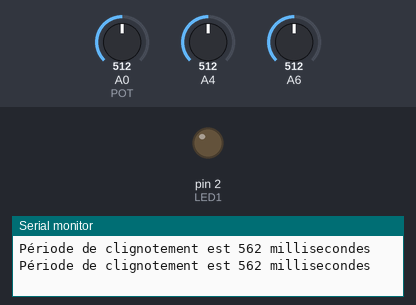
Recording of a sketch running on a simulated Arduino Uno, built with avr-gcc and run on an emulated ATmega328P. On the bench: output pins drawn as LEDs (lit = HIGH), the last lines printed to the serial monitor. Dashed ring = blinking. The test bench sets the inputs (shaded band); at power-on: A4 = 512, A0 (POT) = 512, A6 = 512.

Above: at 1.3 s.
1.4 s: A4 set to 122
At 1.6 s:
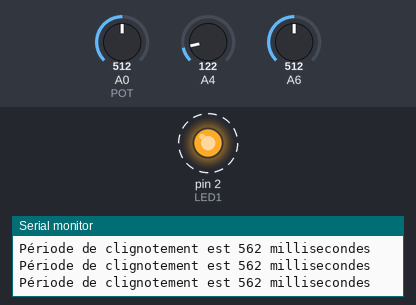
4.5 s: A0 (POT) set to 716
6.1 s: A0 (POT) set to 0
At 7.06 s:
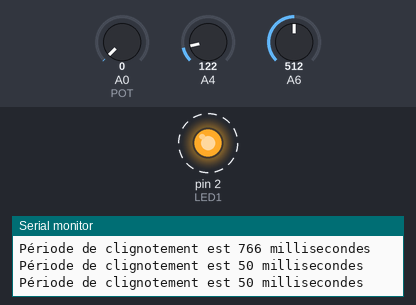
9.2 s: A4 set to 0
At 10.0 s:
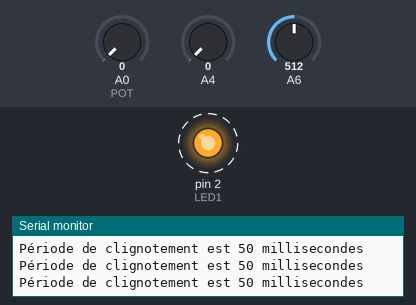
12.3 s: A0 (POT) set to 122
At 12.7 s:
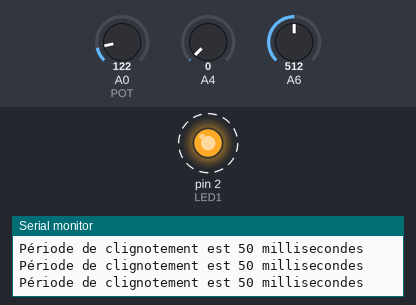
Timing chart, 0 to 16.4 s (numbered marks = the images above; inputs shaded):
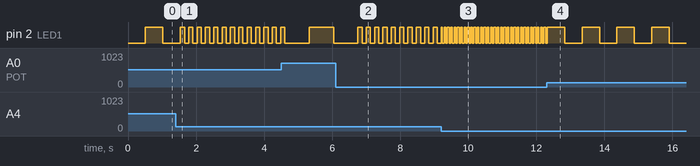

Measured:
- after the input at 1.4 s, pin 2 (LED1): alternates HIGH for 0.12 s and LOW for 0.12 s, starting after 0.26 s
- after the input at 6.1 s, pin 2 (LED1): alternates HIGH for 0.12 s and LOW for 0.12 s, starting after 0.78 s
- after the input at 9.2 s, pin 2 (LED1): alternates HIGH for 0.05 s and LOW for 0.05 s, starting at once
- after the input at 12.3 s, pin 2 (LED1): alternates HIGH for 0.51 s and LOW for 0.51 s, starting after 0.53 s

The sketch:

LEDFr_quenceDeClignotementR_glable.ino
```cpp
//*****************************************************************************
//Dans ce projet, nous faisons une LED à fréquence de clignotement réglable.
//Nous utilisons un potentiomètre sur les broches A0 de l'ARDUINO UNO
// et une LED sur la broche 2 de l'ARDUINO UNO
//Nous montons une LED dont la fréquence de clignotement sera réglée à l'aide
// d'un potentiomètre.
//*****************************************************************************

int POT = A0;
int LED1 = 2;
int STATE = false;
int VALUE;
int TEMPS;


void setup() {

  //Ouvrir le port serie de l'IDE ARDUINO
  Serial.begin(9600);
  pinMode(LED1, OUTPUT);

}

void loop() {
  VALUE = analogRead(POT);
  TEMPS = VALUE+50;
  digitalWrite(LED1, STATE);
  STATE=!STATE;
  delay(analogRead(TEMPS));
  Serial.print("Période de clignotement est ");
  Serial.print(TEMPS);
  Serial.println(" millisecondes");

}
```
